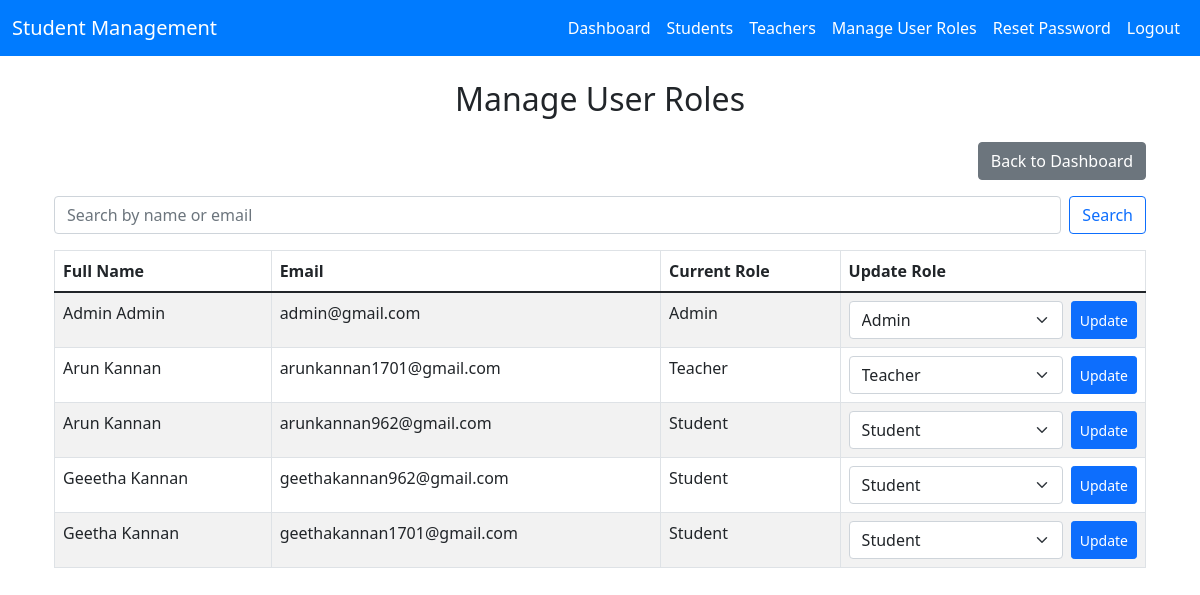
Screenshot of /adminpanel/users/1/update-role/ (signed in) with the database file from the repository.
### authentication/models.py (models this page shows, shortened)
class CustomUser(AbstractBaseUser, PermissionsMixin):
    email = models.EmailField(unique=True)
    first_name = models.CharField(max_length=50)
    last_name = models.CharField(max_length=50)
    date_joined = models.DateTimeField(auto_now_add=True)
    ROLE_CHOICES = [
        ('student', 'Student'),
        ('teacher', 'Teacher'),
        ('admin', 'Admin'),
    ]
    role = models.CharField(max_length=10, choices=ROLE_CHOICES, default='student')
    is_active = models.BooleanField(default=False)
    is_staff = models.BooleanField(default=False)
    objects = CustomUserManager()
    USERNAME_FIELD = 'email'
    REQUIRED_FIELDS = [ 'first_name', 'last_name']  # Ensure 'username' is a required field for superuser creation

### adminpanel/views.py (the view)
# urls.py: path('users/<int:user_id>/update-role/', views.update_user_role, name='update_user_role'),
@login_required
@user_passes_test(is_admin)
def update_user_role(request, user_id):
    query = request.GET.get('q','').strip()  # Get the query parameter for search
    if query:
        users = CustomUser.objects.filter(
            Q(first_name__icontains=query) |
            Q(last_name__icontains=query) |
            Q(email__icontains=query)
        )
    else:
        users = CustomUser.objects.all()
    if request.method == 'POST':
        user_id = request.POST.get('user_id')
        user = get_object_or_404(CustomUser, id=user_id)
        form = RoleUpdateForm(request.POST, instance=user)
        if form.is_valid():
            form.save()
            return redirect('update_user_role', user_id=user_id)
    else:
        form = RoleUpdateForm()
    return render(request, 'adminpanel/update_user_role.html', {
        'form': form,
        'users': users,
        'query': query,  # Pass the query value to the template
    })

### adminpanel/forms.py
class RoleUpdateForm(forms.ModelForm):
    class Meta:
        model = CustomUser
        fields = ['role']
        widgets = {
            'role': forms.Select(attrs={'class': 'form-control'})
        }

### adminpanel/views.py (called while the page is built)
def is_admin(user):
    return user.is_authenticated and user.role == 'admin'

### templates/adminpanel/update_user_role.html (shortened to what this page needs)
{% extends "home/base.html" %}
{% block content %}
<div class="container mt-4">
    <h2 class="text-center mb-4">Manage User Roles</h2>
    <div class="text-end mb-3">
        <a href="{% url 'admin_dashboard' %}" class="btn btn-secondary">Back to Dashboard</a>
    </div>
    <form method="get" class="mb-3 d-flex">
        <input type="text" name="q" class="form-control me-2" placeholder="Search by name or email" value="{{ query }}">
        <button type="submit" class="btn btn-outline-primary">Search</button>
    </form>
    <div class="table-responsive">
        <table class="table table-bordered table-striped">
            <thead>
                <tr>
                    <th>Full Name</th>
                    <th>Email</th>
                    <th>Current Role</th>
                    <th>Update Role</th>
                </tr>
            </thead>
            <tbody>
                {% for user in users %}
                    <tr>
                        <td>{{ user.first_name|capfirst }} {{ user.last_name|capfirst }}</td>
                        <td>{{ user.email }}</td>
                        <td>{{ user.role|capfirst }}</td>
                        <td>
                            <form method="post" class="d-flex">
                                <select name="role" class="form-select me-2">
                                    <option value="admin" {% if user.role == 'admin' %}selected{% endif %}>Admin</option>
                                    <option value="teacher" {% if user.role == 'teacher' %}selected{% endif %}>Teacher</option>
                                    <option value="student" {% if user.role == 'student' %}selected{% endif %}>Student</option>
                                </select>
                                <button type="submit" class="btn btn-sm btn-primary">Update</button>
                            </form>
                        </td>
                    </tr>
                {% empty %}
                    <tr>
                        <td colspan="4" class="text-center text-muted">No users found.</td>
                    </tr>
                {% endfor %}
            </tbody>
        </table>
    </div>
</div>
{% endblock %}

### rows the page displays
CustomUser: first_name "Admin", last_name "Admin", email "admin@gmail.com", role "Admin"
CustomUser: first_name "Arun", last_name "Kannan", email "arunkannan1701@gmail.com", role "Teacher"
CustomUser: first_name "Arun", last_name "Kannan", email "arunkannan962@gmail.com", role "Student"
CustomUser: first_name "Geeetha", last_name "Kannan", email "geethakannan962@gmail.com", role "Student"
CustomUser: first_name "Geetha", last_name "Kannan", email "geethakannan1701@gmail.com", role "Student"
